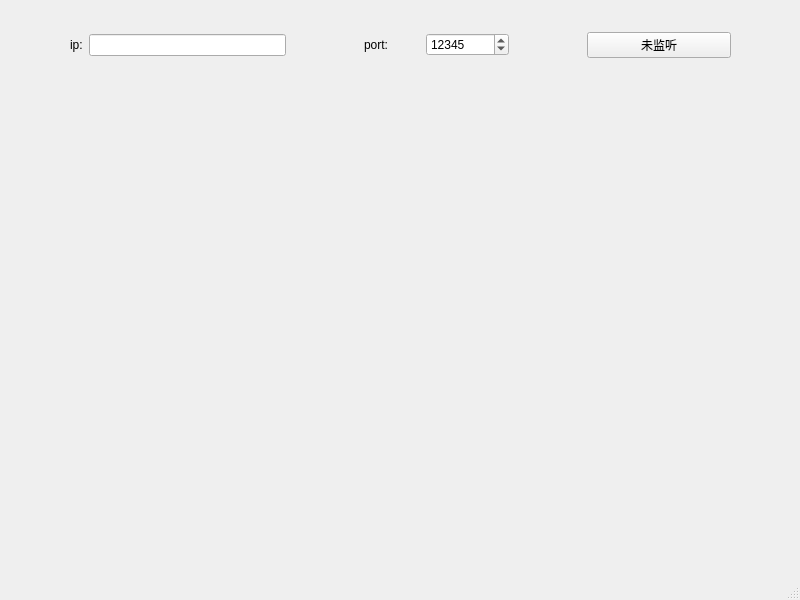
<?xml version="1.0" encoding="UTF-8"?>
<ui version="4.0">
 <class>MainWindow</class>
 <widget class="QMainWindow" name="MainWindow">
  <property name="geometry">
   <rect>
    <x>0</x>
    <y>0</y>
    <width>800</width>
    <height>600</height>
   </rect>
  </property>
  <property name="windowTitle">
   <string>MainWindow</string>
  </property>
  <widget class="QWidget" name="centralwidget">
   <widget class="QWidget" name="layoutWidget">
    <property name="geometry">
     <rect>
      <x>70</x>
      <y>30</y>
      <width>661</width>
      <height>30</height>
     </rect>
    </property>
    <layout class="QHBoxLayout" name="horizontalLayout_3" stretch="3,1,2,1,2">
     <item>
      <layout class="QHBoxLayout" name="horizontalLayout">
       <item>
        <widget class="QLabel" name="label">
         <property name="text">
          <string>ip:</string>
         </property>
        </widget>
       </item>
       <item>
        <widget class="QLineEdit" name="lineEdit"/>
       </item>
      </layout>
     </item>
     <item>
      <spacer name="horizontalSpacer">
       <property name="orientation">
        <enum>Qt::Horizontal</enum>
       </property>
       <property name="sizeHint" stdset="0">
        <size>
         <width>40</width>
         <height>20</height>
        </size>
       </property>
      </spacer>
     </item>
     <item>
      <layout class="QHBoxLayout" name="horizontalLayout_2" stretch="2,3">
       <item>
        <widget class="QLabel" name="label_2">
         <property name="text">
          <string>port:</string>
         </property>
        </widget>
       </item>
       <item>
        <widget class="QSpinBox" name="spinBox">
         <property name="maximum">
          <number>65535</number>
         </property>
         <property name="value">
          <number>12345</number>
         </property>
        </widget>
       </item>
      </layout>
     </item>
     <item>
      <spacer name="horizontalSpacer_2">
       <property name="orientation">
        <enum>Qt::Horizontal</enum>
       </property>
       <property name="sizeHint" stdset="0">
        <size>
         <width>40</width>
         <height>20</height>
        </size>
       </property>
      </spacer>
     </item>
     <item>
      <widget class="QPushButton" name="pushButton">
       <property name="text">
        <string>未监听</string>
       </property>
      </widget>
     </item>
    </layout>
   </widget>
  </widget>
  <widget class="QMenuBar" name="menubar">
   <property name="geometry">
    <rect>
     <x>0</x>
     <y>0</y>
     <width>800</width>
     <height>26</height>
    </rect>
   </property>
  </widget>
  <widget class="QStatusBar" name="statusbar"/>
 </widget>
 <resources/>
 <connections/>
</ui>
